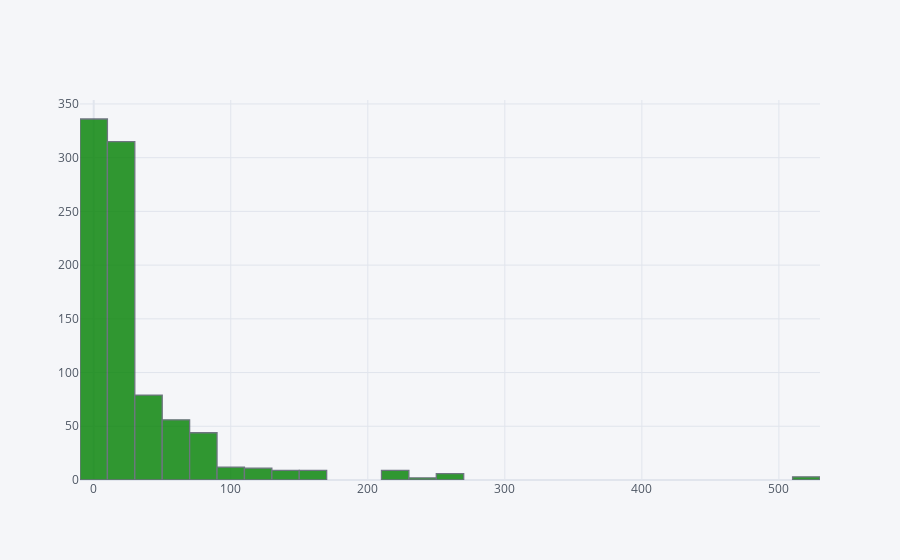

The notebook cell this image was saved under:
### Code cell
train['Fare'].iplot(kind='hist', bins=30,color='green')

### Figure 1 — Plotly figure (JSON) as saved in the notebook; plotly's stock layout.template omitted (floating-point values rounded to 4 significant figures; data arrays with more than 128 entries replaced by an {"elided": "..."} marker saying what was removed)
{"data": [{"histfunc": "count", "histnorm": "", "marker": {"color": "rgba(0, 128, 0, 1.0)", "line": {"color": "#4D5663", "width": 1.3}}, "name": "Fare", "nbinsx": 30, "opacity": 0.8, "orientation": "v", "type": "histogram", "x": {"elided": "891 float values"}}], "layout": {"barmode": "overlay", "legend": {"bgcolor": "#F5F6F9", "font": {"color": "#4D5663"}}, "paper_bgcolor": "#F5F6F9", "plot_bgcolor": "#F5F6F9", "title": {"font": {"color": "#4D5663"}}, "xaxis": {"gridcolor": "#E1E5ED", "showgrid": true, "tickfont": {"color": "#4D5663"}, "title": {"font": {"color": "#4D5663"}, "text": ""}, "zerolinecolor": "#E1E5ED"}, "yaxis": {"gridcolor": "#E1E5ED", "showgrid": true, "tickfont": {"color": "#4D5663"}, "title": {"font": {"color": "#4D5663"}, "text": ""}, "zerolinecolor": "#E1E5ED"}}}
